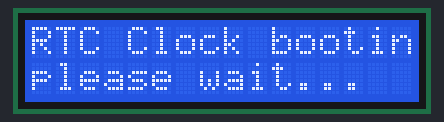
A sketch run on a simulated Arduino Uno, built with avr-gcc and run on an emulated ATmega328P. Parts: 16×2 character LCD. The local clock reads 2024-03-15 10:24:30 at power-on unless the sketch sets it; what the sketch prints to the serial monitor is not drawn.

Above: at 0.1 s.
At 1.3 s:
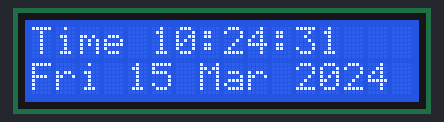
At 8.1 s:
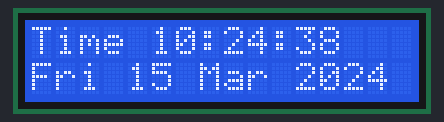
At 18.1 s:
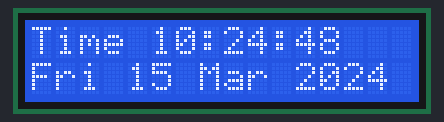
At 27.2 s:
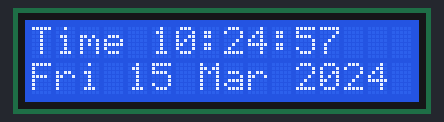
At 37.2 s:
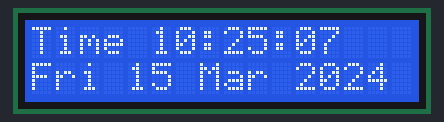

Measured:
- what the display in image 1 shows lasts 0.9 s, from 1.2 s to 2.1 s
- what the display in image 4 shows lasts 1.1 s, from 27.2 s to 28.3 s

The sketch:

LCD-Digital-Clock.ino
```cpp
// 041 - LCD Digital Clock
// A real-time clock that shows HH:MM:SS plus the weekday and date on a 16x2 I2C LCD.
// Board: Arduino Uno
//
// Libraries (Arduino IDE -> Sketch -> Include Library -> Manage Libraries):
//   - RTClib                  (by Adafruit)
//   - LiquidCrystal I2C       (by Frank de Brabander)
//
// Wiring:
//   DS3231 RTC module  ->  SDA = A4, SCL = A5, VCC = 5V, GND = GND
//   LCD 1602 (0x27)    ->  SDA = A4, SCL = A5, VCC = 5V, GND = GND
//   (both modules share the same two I2C wires, that is normal)

#include <Wire.h>                 // I2C bus used by the RTC and the LCD
#include <RTClib.h>               // Adafruit RTClib -> reads the DS3231
#include <LiquidCrystal_I2C.h>   // Frank de Brabander -> drives the I2C LCD

// ---------------------------------------------------------------------------
// Device constants (named constants instead of magic numbers)
// ---------------------------------------------------------------------------
const uint8_t LCD_ADDRESS = 0x27;  // I2C address of the LCD backpack (some are 0x3F)
const uint8_t LCD_COLUMNS = 16;
const uint8_t LCD_ROWS = 2;

const unsigned long REFRESH_MS = 250;  // how often the display refreshes (4 times a second)

// Day and month names used when building the date line
const char* const DAY_NAMES[7] =
  {"Sun", "Mon", "Tue", "Wed", "Thu", "Fri", "Sat"};      // index 0 = Sunday
const char* const MONTH_NAMES[12] =
  {"Jan", "Feb", "Mar", "Apr", "May", "Jun",
   "Jul", "Aug", "Sep", "Oct", "Nov", "Dec"};

// ---------------------------------------------------------------------------
// Global objects
// ---------------------------------------------------------------------------
RTC_DS3231 rtc;                          // the DS3231 real-time clock chip
LiquidCrystal_I2C lcd(LCD_ADDRESS, LCD_COLUMNS, LCD_ROWS);  // the 16x2 display

char lineBuffer[17];  // 16 characters + one space for the string terminator

// ---------------------------------------------------------------------------
// helper: print a line on the LCD and wipe whatever was left over
// ---------------------------------------------------------------------------
void printLine(uint8_t row, const char* text) {
  lcd.setCursor(0, row);
  lcd.print(text);
  // pad with spaces so old characters disappear when the new text is shorter
  for (uint8_t i = strlen(text); i < LCD_COLUMNS; i++) {
    lcd.print(' ');
  }
}

void setup() {
  Serial.begin(9600);
  Serial.println(F("041 - LCD Digital Clock starting..."));

  // --- Start the LCD and show a short boot message -----------------------
  lcd.init();          // initialise the I2C LCD
  lcd.backlight();     // turn the backlight on
  printLine(0, "RTC Clock booting");
  printLine(1, "please wait...");
  delay(800);

  // --- Start the DS3231 RTC ---------------------------------------------
  if (!rtc.begin()) {
    Serial.println(F("ERROR: DS3231 RTC not found – check SDA/SCL/VCC/GND!"));
    printLine(0, "RTC not found!");
    printLine(1, "Check wiring");
    while (true) { delay(1000); }   // nothing else can work without the RTC
  }
  Serial.println(F("DS3231 RTC found."));

  // *** HOW TO SET THE INITIAL TIME ***
  // If the module never had power (new board or the coin cell was removed)
  // rtc.lostPower() returns true and we seed the clock.
  // The line below uses the moment this sketch was COMPILED, so:
  //   1) set your PC clock to the correct local time
  //   2) press Verify/Upload  -> the clock starts at that exact time
  // To set a fixed time by hand instead, replace it with e.g.:
  //     rtc.adjust(DateTime(2026, 10, 7, 19, 30, 0)); // year, month, day, hh, mm, ss
  if (rtc.lostPower()) {
    Serial.println(F("RTC lost power – setting time from compile time."));
    rtc.adjust(DateTime(F(__DATE__), F(__TIME__)));
  }

  lcd.clear();
}

void loop() {
  DateTime now = rtc.now();   // read the current date and time from the RTC

  // --- Line 0: time as HH:MM:SS -----------------------------------------
  // %02d prints the number padded with a leading zero, so 7 becomes "07"
  snprintf(lineBuffer, sizeof(lineBuffer), "Time %02d:%02d:%02d",
           now.hour(), now.minute(), now.second());
  printLine(0, lineBuffer);

  // --- Line 1: weekday and date, for example "Tue 07 Oct 2026" ----------
  snprintf(lineBuffer, sizeof(lineBuffer), "%s %02d %s %d",
           DAY_NAMES[now.dayOfTheWeek()],   // 0 = Sunday ... 6 = Saturday
           now.day(),
           MONTH_NAMES[now.month() - 1],    // months are 1..12, array is 0..11
           now.year());
  printLine(1, lineBuffer);

  // --- Mirror everything to the Serial Monitor ---------------------------
  Serial.print(F("Time: "));
  Serial.print(now.hour());
  Serial.print(':');
  if (now.minute() < 10) Serial.print('0');
  Serial.print(now.minute());
  Serial.print(':');
  if (now.second() < 10) Serial.print('0');
  Serial.print(now.second());
  Serial.print(F("  Date: "));
  Serial.print(DAY_NAMES[now.dayOfTheWeek()]);
  Serial.print(' ');
  Serial.print(now.day());
  Serial.print(' ');
  Serial.print(MONTH_NAMES[now.month() - 1]);
  Serial.print(' ');
  Serial.println(now.year());

  delay(REFRESH_MS);   // refresh 4x per second so the seconds tick smoothly
}
```
